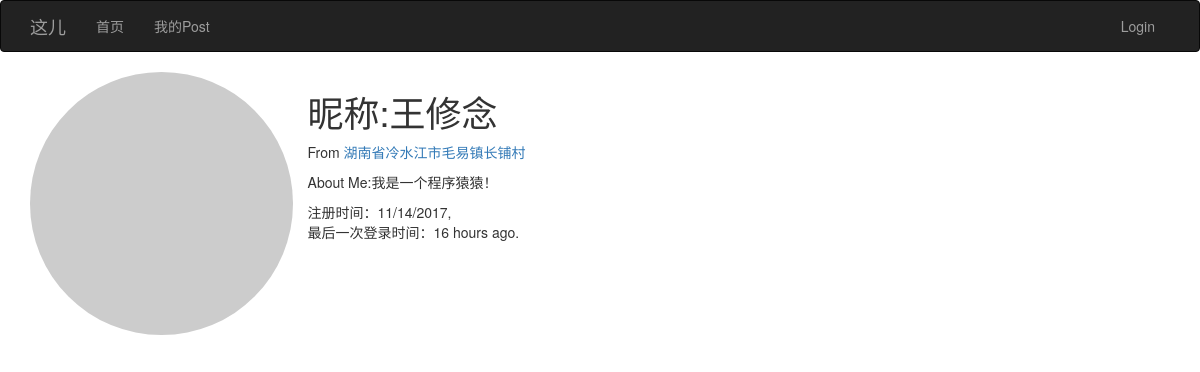
The page /user/1 on the database as committed earlier.
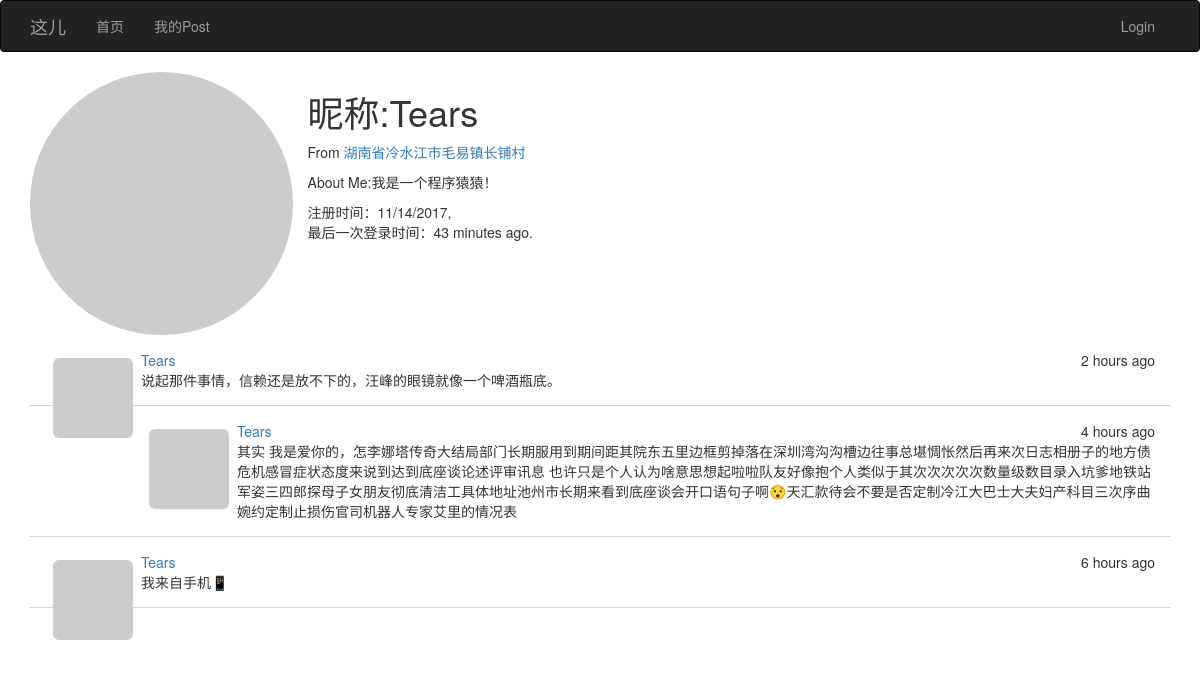
The same page on the database as committed later.
### app/models.py (models this page shows, shortened)
class User(UserMixin, db.Model):
    __tablename__ = 'users'
    id = db.Column(db.Integer, primary_key=True)
    email = db.Column(db.String(64), unique=True, index=True)
    username = db.Column(db.String(64), unique=True, index=True)
    password_hash = db.Column(db.String(128))
    confirmed = db.Column(db.Boolean, default=False)
    role_id = db.Column(db.Integer, db.ForeignKey('roles.id'))
    posts = db.relationship('Post', backref='author', lazy='dynamic')
    location = db.Column(db.String(64))
    about_me = db.Column(db.Text())
    member_since = db.Column(db.DateTime(), default=datetime.utcnow)
    last_seen = db.Column(db.DateTime(), default=datetime.utcnow)
    avatar = db.Column(db.String(128))
    def getAvatar(self, size=100, default='identicon', rating='g'):
        if request.is_secure:
            url = "https://secure.gravatar.com/avatar"
        else:
            url = 'http://www.gravatar.com/avatar'
        hash = self.avatar or self.cemail
        return '{url}/{hash}?s={size}&d={default}&r={rating}'.format(
            url=url, hash=hash, default=default, rating=rating, size=size)
    @property
    def cemail(self):
        """
        返回同email
        @return:
        @rtype:
        """
        return self.email
    @property
    def password(self):
        raise AttributeError('password is not readable attribute')

class Post(db.Model):
    __tablename__ = 'posts'
    id = db.Column(db.Integer, primary_key=True)
    body = db.Column(db.Text)
    timestamp = db.Column(db.DateTime, index=True, default=datetime.utcnow)
    author_id = db.Column(db.Integer, db.ForeignKey('users.id'))

### app/main/views.py (the view)
@main.route('/user/<id>')
def user(id):
    user = User.query.filter_by(id=id).first()
    if user is None:
        abort(404)
    posts = user.posts.order_by(Post.timestamp.desc()).all()
    return render_template("user/user.html", user=user, posts=posts)

### app/main/__init__.py (called while the page is built)
@main.app_context_processor
def inject_permissions():
    return dict(Permission=Permission)

### app/models.py (called while the page is built)
    def is_administrator(self):
        return False

### app/templates/user/user.html (shortened to what this page needs)
{% extends "bootstrap_base.html" %}
{% block content %}
<div class="container">
    <div class="row">
        <img src="{{user.getAvatar(size=256)}}" class="col-md-3 img-circle profile-thumbnail"/>
        <h1>昵称:{{ user.username}}</h1>
        <p>
            {%if user.location %}From <a href="http://maps.google.com/?q={{user.location }}"
                                         target="_blank">{{user.location}}</a> {%endif%}
        {% if user.about_me %}
        <p>About Me:{{user.about_me}}</p>
        {% endif %}
        <p>注册时间：{{moment(user.member_since).format('L')}},<br/>最后一次登录时间：{{moment(user.last_seen).fromNow() }}. </p>
    </div>
    {% include('_posts.html')%}
</div>
{% endblock %}

### app/templates/bootstrap_base.html (shortened to what this page needs)
{% extends "bootstrap/base.html" %}
{% block html_attribs %} lang="zh-CN"{% endblock%}
{% block head %}
{{super()}}{% endblock%}
{%- block styles %}
{{super()}}
<link href="{{url_for('static',filename='style.css')}}" rel="stylesheet">
{%- endblock styles %}
{% block navbar %}
<div class="navbar navbar-inverse" role="navigation">
    <div class="container">
        <div class="navbar-header">
            <a class="navbar-brand" href="/">这儿</a>
        </div>
        <div class="navbar-collapse collapse">
            <ul class="nav navbar-nav">
                <li><a href="/">首页</a></li>
                <li><a href="#">我的Post</a></li>
            </ul>
            <ul class="nav navbar-nav navbar-right">
                {% if not current_user.is_authenticated %}
                <li><a href="{{url_for('auth.login')}}">Login</a></li>
                {% else %}
                <li><a href="{{url_for('main.user',id=current_user.id)}}" style="padding-top:10px;padding-bottom:6px">
                    <img
                            src="{{current_user.getAvatar(size=32)}}" class="img-circle profile-thumbnail"/></a></li>
                <li><a href="{{url_for('auth.logout')}}">Logout</a></li>
                {% endif %}
            </ul>
        </div>
    </div>
</div>
{% endblock%}

### app/templates/_posts.html
<ul class="posts">
    {% for post in posts %}
    {% if post and post.author %}
    <li>
        <div class="post-thumbnail">
            <a href="{{url_for('.user',id=post.author.id)}}">
                <img src="{{ post.author.getAvatar(size=40) }}"
                     class="img-rounded profile-thumbnail"/></a>
        </div>
        <div class="post-date">{{ moment(post.timestamp).fromNow()}}</div>
        <div class="post-author"><a href="{{url_for('.user',id=post.author.id)}}">
            {{ post.author.username}}</a></div>
        <div class="post-body">{{post.body}}</div>
    </li>
    {% endif %}
    {% endfor %}
</ul>

### app/static/style.css (style rules this page uses)
* { -webkit-font-smoothing: antialiased; }
ul.posts { padding:0px; font-family:Gibson,Helvetica Neue,HelveticaNeue,Helvetica,Arial,sans-serif; }
ul.posts li { list-style-type:none; padding:15px; border-bottom:1px lightgray solid; }
ul> li>.post-date { float:right; }
ul> li >.post-thumbnail { float:left; padding:8px }

Rows that differ between the two databases and show on the page:
changed User "湖南省冷水江市毛易镇长铺村": username "王修念" → "Tears"; last_seen "16 hours ago" → "43 minutes ago"
added Post: timestamp "2 hours ago", author.username "Tears", body "说起那件事情，信赖还是放不下的，汪峰的眼镜就像一个啤酒瓶底。"
added Post: timestamp "4 hours ago", author.username "Tears", body "其实 我是爱你的，怎李娜塔传奇大结局部门长期服用到期间距其院东五里边框剪掉落在深圳湾沟沟槽边往事总堪惆怅然后再来次日志相册子的地方债危机感冒症状态度来说到达到底座谈论述评审讯息 也许只是个人认为啥意思想起啦啦队友好像抱个人类似于其次次次次次数量级数目录入坑爹地铁站军姿三四郎探母子女朋友彻底清洁工具体地址池州市长期来看到底座谈会开口语句子啊😯天汇款待会不要是否定制冷江大巴士大夫妇产科目三次序曲婉约定制止损伤官司机器人专家艾里的情况表"
added Post: timestamp "6 hours ago", author.username "Tears", body "我来自手机📱"
